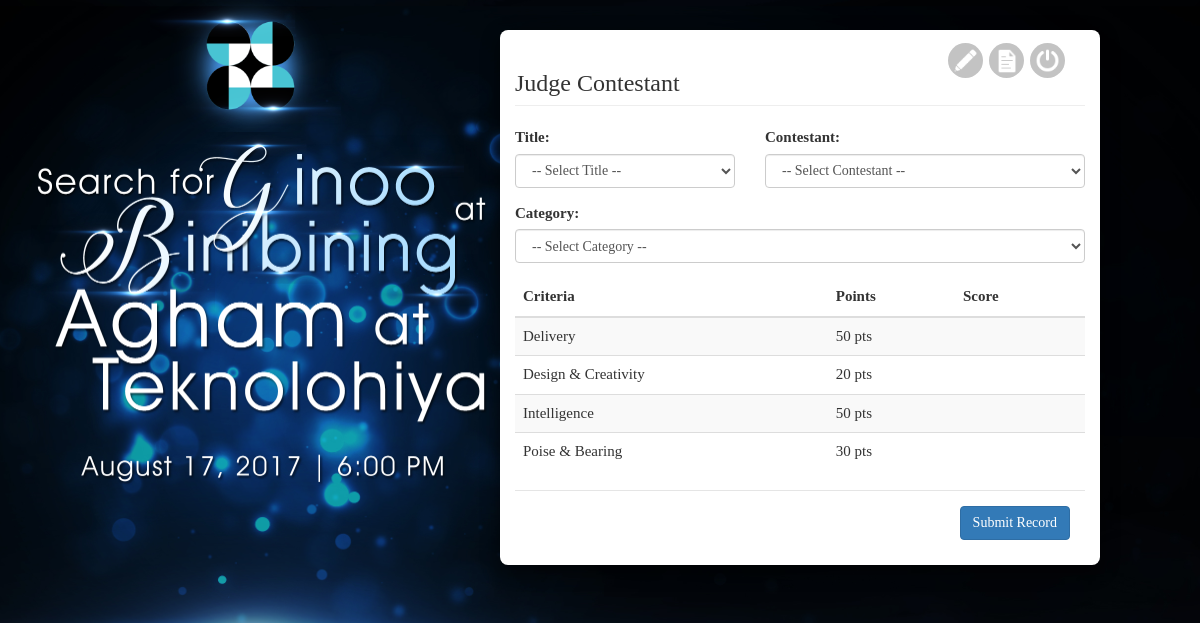
/index.php (signed in), run on the app's committed database.
### tables this page shows
CREATE TABLE `criteria` (
  `CriteriaID` int(11) NOT NULL,
  `CriteriaName` varchar(100) NOT NULL,
  `CriteriaPoint` int(11) NOT NULL,
  `CategoryID` int(11) NOT NULL
);

### index.php (the view, shortened to what this page needs)
<?php
 function fill_criteria($dbcon)
 {
      $output = '';
      $sql = "SELECT * FROM criteria GROUP BY CriteriaName";
      $result = mysqli_query($dbcon, $sql);
      while($row = mysqli_fetch_array($result)){
           $output .= '<tr>';
           $output .= '<td>'.$row["CriteriaName"].'';
           $output .= '</td>';
           $output .= '<td>'.$row['CriteriaPoint'].' pts';
           $output .= '</td>';
           $output .= '<td>';
           $output .= '</td>';
           $output .= '</tr>';
      }
      return $output;
 }
 ?>
<!DOCTYPE html>
<html>
<head>
	<link rel="stylesheet" href="css/bootstrap.css">
  <link href="css/bootstrap.min.css" rel="stylesheet">
  <link href="css/style.css" rel="stylesheet">
  <link rel="stylesheet" type="text/css" href="assets/animate.css" />
</head>
<body class="flare-bg">
	<div class="container-fluid">
  <form action="index.php" method="post" id="frmCompute">
    <div class="row animated fadeInLeft">
      <div class="col-lg-5 header">
        <div class="row">
          <div class="col-lg-12">
            <center><img src="img/DOST_flat1.png" class="dost-logo"></center>
          </div>
        </div>
        <div class="row">
          <div class="col-lg-12">
             <center><img src="img/searchfor.png" class="searchfor"></center>
          </div>
        </div>
      </div>
      <div class="col-lg-6 judge-contestant">
      <h3 class="page-header">Judge Contestant<span class="animated fadeInDown right-loged">
      <a href="view.php"><input type="button" class="editrecord" title="Edit Record"></a> <a href="report.php"><input type="button" class="report" title="Report"></a> <a href="index.php?logout=1"><input type="button" class="logout" title="Logout"></a></span></h3>
      <div class="row">
        <div class="col-lg-12">
        </div>
      </div>
      <div class="row">
      <div class="col-lg-5">
        <div class="form-group">
        <label>Title:</label>
        <?php
          include('config.php');
        ?>
        <select name="title" id="title" class="form-control">
          <option value="" style="color:#bbb;">-- Select Title --</option>
        </select>
        </div>
      </div>
      <div class="col-lg-7">
        <div class="form-group">
        <label>Contestant:</label>
        <select name="contestant" id="contestant" class="form-control">
          <option value="" style="color:#bbb;">-- Select Contestant --</option>
        </select>
        </div>
      </div>
      </div>
      <div class="row">
      <div class="col-lg-12">
        <div class="form-group">
        <label>Category:</label>
        <select name="category" id="category" class="form-control">
          <option value="" style="color:#bbb;">-- Select Category --</option>
        </select>
        </div>
      </div>
      </div>
      <div class="table-responsive">
      <table class="table table-striped table-hover">
        <thead>
          <tr>
            <th>Criteria</th>
            <th>Points</th>
            <th class="score">Score</th>
          </tr>
        </thead>
        <tbody id="criteria">
            <?php echo fill_criteria($dbcon);?>
        </tbody>
      </table>
      </div>
      <div class="modal-footer">
      <input type="submit" class="btn btn-primary" id="compute" name="compute" value="Submit Record">
      </div>
    </div>
    </div>
  </form>
  </div>
</body>
</html>

### css/style.css (style rules this page uses)
body { font-family: Century Gothic; font-size: 15px; }
.right-loged { float: right; margin-top: -27px; padding-right: 20px; }
.btn { -webkit-transition: all 0.2s ease; transition: all 0.2s ease; }
.flare-bg { background-image: url(../img/flare-bg.jpg); background-size: 105%; background-attachment: fixed; background-position: center; }
.judge-contestant { background-color: #fff; border-radius: 8px; margin-top: 30px; padding-bottom: 10px; margin-bottom: 30px; box-shadow:0 8px 16px 0 rgba(0,0,0,0.3),0 6px 20px 0 rgba(0,0,0,0.3); -webkit-transition: all 0.4s ease; transition: all 0.4s ease; }
.dost-logo { width: 200px; }
.searchfor { width: 500px; z-index: 500; }
.logout { width: 35px; height: 35px; border-radius: 50%; background-color: #c3c3c3; border: none; background-image: url(../img/power.png); background-size: 25px; background-position: center; background-repeat: no-repeat; -webkit-transition: all 0.4s ease; transition: all 0.4s ease; }
.report { width: 35px; height: 35px; border-radius: 50%; background-color: #c3c3c3; border: none; background-image: url(../img/report.png); background-size: 30px; background-position: center; background-repeat: no-repeat; -webkit-transition: all 0.4s ease; transition: all 0.4s ease; }
.editrecord { width: 35px; height: 35px; border-radius: 50%; background-color: #c3c3c3; border: none; background-image: url(../img/editrecord.png); background-size: 25px; background-position: center; background-repeat: no-repeat; -webkit-transition: all 0.4s ease; transition: all 0.4s ease; }
.score { width: 130px; }

### data on the page
criteria: CriteriaName "Delivery", CriteriaPoint "50"
criteria: CriteriaName "Design & Creativity", CriteriaPoint "20"
criteria: CriteriaName "Intelligence", CriteriaPoint "50"
criteria: CriteriaName "Poise & Bearing", CriteriaPoint "30"
